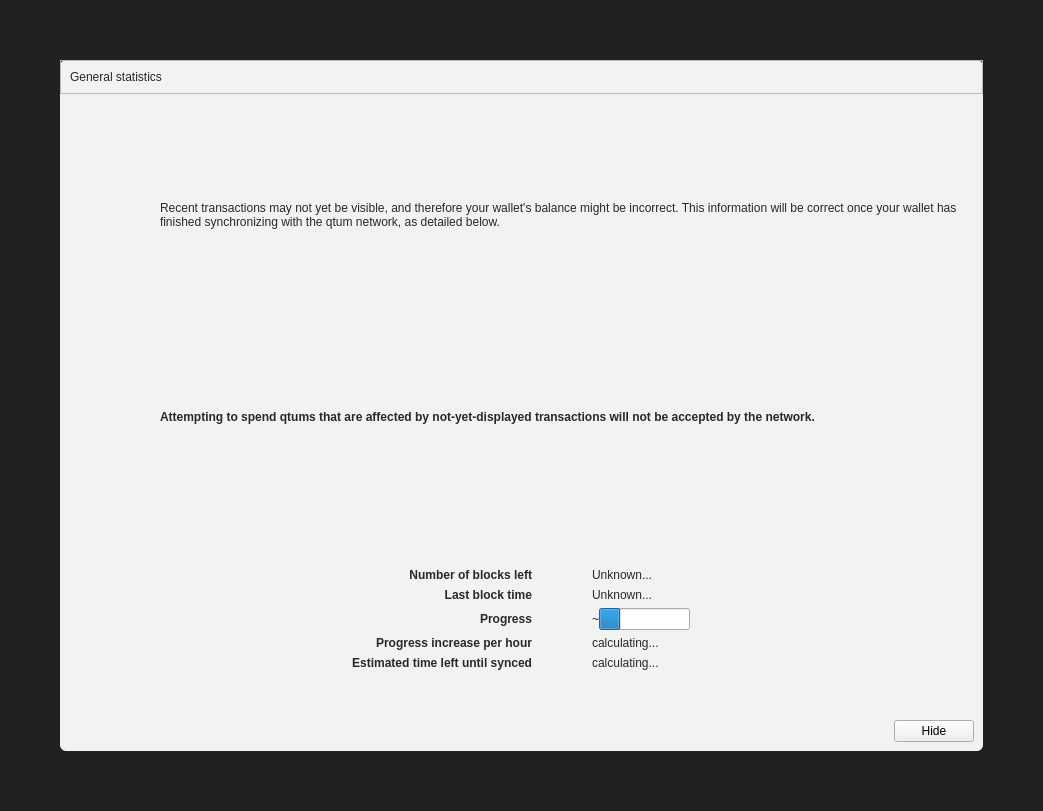
<?xml version="1.0" encoding="UTF-8"?>
<ui version="4.0">
 <class>ModalOverlay</class>
 <widget class="ModalOverlay" name="ModalOverlay">
  <property name="geometry">
   <rect>
    <x>0</x>
    <y>0</y>
    <width>1043</width>
    <height>811</height>
   </rect>
  </property>
  <property name="windowTitle">
   <string>Form</string>
  </property>
  <layout class="QVBoxLayout" name="verticalLayout" stretch="0">
   <property name="sizeConstraint">
    <enum>QLayout::SetDefaultConstraint</enum>
   </property>
   <property name="leftMargin">
    <number>0</number>
   </property>
   <property name="topMargin">
    <number>0</number>
   </property>
   <property name="rightMargin">
    <number>0</number>
   </property>
   <property name="bottomMargin">
    <number>0</number>
   </property>
   <item>
    <widget class="QWidget" name="bgWidget" native="true">
     <property name="styleSheet">
      <string notr="true">#bgWidget { background: rgba(0,0,0,220); }</string>
     </property>
     <layout class="QVBoxLayout" name="verticalLayoutMain" stretch="1">
      <property name="leftMargin">
       <number>60</number>
      </property>
      <property name="topMargin">
       <number>60</number>
      </property>
      <property name="rightMargin">
       <number>60</number>
      </property>
      <property name="bottomMargin">
       <number>60</number>
      </property>
      <item>
       <widget class="QWidget" name="contentWidget" native="true">
        <property name="styleSheet">
         <string notr="true">#contentWidget { background: rgba(255,255,255,240); border-radius: 6px; }

QLabel { color: rgb(40,40,40);  }</string>
        </property>
        <layout class="QVBoxLayout" name="verticalLayoutSub" stretch="0,1,0,0,0,0">
         <property name="spacing">
          <number>0</number>
         </property>
         <property name="leftMargin">
          <number>0</number>
         </property>
         <property name="topMargin">
          <number>0</number>
         </property>
         <property name="rightMargin">
          <number>0</number>
         </property>
         <property name="bottomMargin">
          <number>0</number>
         </property>
         <item>
          <widget class="QFrame" name="TitleOfOverlay">
           <property name="frameShape">
            <enum>QFrame::StyledPanel</enum>
           </property>
           <property name="frameShadow">
            <enum>QFrame::Raised</enum>
           </property>
           <layout class="QHBoxLayout" name="horizontalLayout">
            <item>
             <widget class="QLabel" name="Title">
              <property name="text">
               <string>General statistics</string>
              </property>
             </widget>
            </item>
           </layout>
          </widget>
         </item>
         <item>
          <layout class="QHBoxLayout" name="horizontalLayoutIconText" stretch="0,1">
           <property name="sizeConstraint">
            <enum>QLayout::SetMinimumSize</enum>
           </property>
           <property name="leftMargin">
            <number>60</number>
           </property>
           <property name="topMargin">
            <number>20</number>
           </property>
           <item>
            <layout class="QVBoxLayout" name="verticalLayoutIcon">
             <property name="leftMargin">
              <number>0</number>
             </property>
             <item>
              <widget class="QPushButton" name="warningIcon">
               <property name="enabled">
                <bool>false</bool>
               </property>
               <property name="text">
                <string/>
               </property>
               <property name="icon">
                <iconset>
                 <normaloff>:/icons/warning</normaloff>
                 <disabledoff>:/icons/warning</disabledoff>:/icons/warning</iconset>
               </property>
               <property name="iconSize">
                <size>
                 <width>48</width>
                 <height>48</height>
                </size>
               </property>
               <property name="flat">
                <bool>true</bool>
               </property>
              </widget>
             </item>
            </layout>
           </item>
           <item>
            <layout class="QVBoxLayout" name="verticalLayoutInfoText">
             <property name="leftMargin">
              <number>0</number>
             </property>
             <property name="topMargin">
              <number>0</number>
             </property>
             <item>
              <widget class="QLabel" name="infoText">
               <property name="text">
                <string>Recent transactions may not yet be visible, and therefore your wallet's balance might be incorrect. This information will be correct once your wallet has finished synchronizing with the qtum network, as detailed below.</string>
               </property>
               <property name="textFormat">
                <enum>Qt::RichText</enum>
               </property>
               <property name="wordWrap">
                <bool>true</bool>
               </property>
              </widget>
             </item>
             <item>
              <widget class="QLabel" name="infoTextStrong">
               <property name="font">
                <font>
                 <weight>75</weight>
                 <bold>true</bold>
                </font>
               </property>
               <property name="text">
                <string>Attempting to spend qtums that are affected by not-yet-displayed transactions will not be accepted by the network.</string>
               </property>
               <property name="textFormat">
                <enum>Qt::RichText</enum>
               </property>
               <property name="wordWrap">
                <bool>true</bool>
               </property>
              </widget>
             </item>
            </layout>
           </item>
          </layout>
         </item>
         <item>
          <spacer name="verticalSpacerAfterText_2">
           <property name="orientation">
            <enum>Qt::Vertical</enum>
           </property>
           <property name="sizeHint" stdset="0">
            <size>
             <width>20</width>
             <height>40</height>
            </size>
           </property>
          </spacer>
         </item>
         <item>
          <layout class="QFormLayout" name="formLayout">
           <property name="sizeConstraint">
            <enum>QLayout::SetMaximumSize</enum>
           </property>
           <property name="fieldGrowthPolicy">
            <enum>QFormLayout::FieldsStayAtSizeHint</enum>
           </property>
           <property name="labelAlignment">
            <set>Qt::AlignRight|Qt::AlignTrailing|Qt::AlignVCenter</set>
           </property>
           <property name="formAlignment">
            <set>Qt::AlignCenter</set>
           </property>
           <property name="horizontalSpacing">
            <number>60</number>
           </property>
           <property name="verticalSpacing">
            <number>6</number>
           </property>
           <property name="leftMargin">
            <number>0</number>
           </property>
           <property name="topMargin">
            <number>10</number>
           </property>
           <property name="rightMargin">
            <number>60</number>
           </property>
           <property name="bottomMargin">
            <number>0</number>
           </property>
           <item row="0" column="0">
            <widget class="QLabel" name="labelNumberOfBlocksLeft">
             <property name="font">
              <font>
               <weight>75</weight>
               <bold>true</bold>
              </font>
             </property>
             <property name="text">
              <string>Number of blocks left</string>
             </property>
             <property name="alignment">
              <set>Qt::AlignRight|Qt::AlignTrailing|Qt::AlignVCenter</set>
             </property>
            </widget>
           </item>
           <item row="0" column="1">
            <widget class="QLabel" name="numberOfBlocksLeft">
             <property name="text">
              <string>Unknown...</string>
             </property>
            </widget>
           </item>
           <item row="1" column="0">
            <widget class="QLabel" name="labelLastBlockTime">
             <property name="font">
              <font>
               <weight>75</weight>
               <bold>true</bold>
              </font>
             </property>
             <property name="text">
              <string>Last block time</string>
             </property>
             <property name="alignment">
              <set>Qt::AlignRight|Qt::AlignTrailing|Qt::AlignVCenter</set>
             </property>
            </widget>
           </item>
           <item row="1" column="1">
            <widget class="QLabel" name="newestBlockDate">
             <property name="sizePolicy">
              <sizepolicy hsizetype="Maximum" vsizetype="Preferred">
               <horstretch>0</horstretch>
               <verstretch>0</verstretch>
              </sizepolicy>
             </property>
             <property name="text">
              <string>Unknown...</string>
             </property>
            </widget>
           </item>
           <item row="2" column="0">
            <widget class="QLabel" name="labelSyncDone">
             <property name="font">
              <font>
               <weight>75</weight>
               <bold>true</bold>
              </font>
             </property>
             <property name="text">
              <string>Progress</string>
             </property>
             <property name="alignment">
              <set>Qt::AlignRight|Qt::AlignTrailing|Qt::AlignVCenter</set>
             </property>
            </widget>
           </item>
           <item row="2" column="1">
            <layout class="QHBoxLayout" name="horizontalLayoutSync" stretch="0,0">
             <item>
              <widget class="QLabel" name="percentageProgress">
               <property name="text">
                <string notr="true">~</string>
               </property>
              </widget>
             </item>
             <item>
              <widget class="QProgressBar" name="progressBar">
               <property name="value">
                <number>24</number>
               </property>
               <property name="format">
                <string/>
               </property>
              </widget>
             </item>
            </layout>
           </item>
           <item row="3" column="0">
            <widget class="QLabel" name="labelProgressIncrease">
             <property name="font">
              <font>
               <weight>75</weight>
               <bold>true</bold>
              </font>
             </property>
             <property name="text">
              <string>Progress increase per hour</string>
             </property>
             <property name="alignment">
              <set>Qt::AlignRight|Qt::AlignTrailing|Qt::AlignVCenter</set>
             </property>
            </widget>
           </item>
           <item row="3" column="1">
            <widget class="QLabel" name="progressIncreasePerH">
             <property name="text">
              <string>calculating...</string>
             </property>
            </widget>
           </item>
           <item row="4" column="0">
            <widget class="QLabel" name="labelEstimatedTimeLeft">
             <property name="font">
              <font>
               <weight>75</weight>
               <bold>true</bold>
              </font>
             </property>
             <property name="text">
              <string>Estimated time left until synced</string>
             </property>
             <property name="alignment">
              <set>Qt::AlignRight|Qt::AlignTrailing|Qt::AlignVCenter</set>
             </property>
            </widget>
           </item>
           <item row="4" column="1">
            <widget class="QLabel" name="expectedTimeLeft">
             <property name="text">
              <string>calculating...</string>
             </property>
            </widget>
           </item>
          </layout>
         </item>
         <item>
          <spacer name="verticalSpacerAfterText">
           <property name="orientation">
            <enum>Qt::Vertical</enum>
           </property>
           <property name="sizeHint" stdset="0">
            <size>
             <width>20</width>
             <height>40</height>
            </size>
           </property>
          </spacer>
         </item>
         <item>
          <widget class="QFrame" name="horizontalButtons">
           <layout class="QHBoxLayout" name="horizontalLayoutButtons">
            <property name="leftMargin">
             <number>10</number>
            </property>
            <property name="topMargin">
             <number>10</number>
            </property>
            <item>
             <spacer name="horizontalSpacer">
              <property name="orientation">
               <enum>Qt::Horizontal</enum>
              </property>
              <property name="sizeHint" stdset="0">
               <size>
                <width>40</width>
                <height>20</height>
               </size>
              </property>
             </spacer>
            </item>
            <item>
             <widget class="QPushButton" name="closeButton">
              <property name="text">
               <string>Hide</string>
              </property>
             </widget>
            </item>
           </layout>
          </widget>
         </item>
        </layout>
       </widget>
      </item>
     </layout>
    </widget>
   </item>
  </layout>
 </widget>
 <customwidgets>
  <customwidget>
   <class>ModalOverlay</class>
   <extends>QWidget</extends>
   <header>modaloverlay.h</header>
   <container>1</container>
  </customwidget>
 </customwidgets>
 <resources/>
 <connections/>
</ui>
